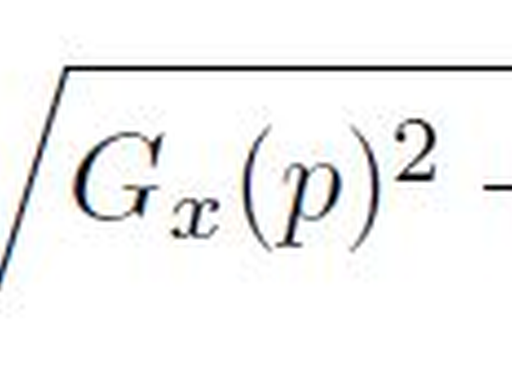
%> input picture labs/in_lab_documents_codes/lab3/gradient_mag.JPG (cropped and resized to the size of MATLAB's example picture), 512 x 384 px, given in place of peppers.png, which was not available
$ octave lab3.m   (GNU Octave 9; MATLAB toolbox functions it lacks are replaced by stand-ins)
%> lines starting %> are read from the running program, lines starting %| are printed output that depends on the picture; in (x1, y1, x2, y2) boxes, pixels count from 0 and x2, y2 are one past the last pixel; in counts of white or black regions, pixels touching at a corner belong together; the program's own positions count from 1; pictures that were not available may be replaced by others from this repository, and a replacement may not be noted
### labs/in_lab_documents_codes/lab3/lab3sobel.m
function [I_edge] = lab3sobel(I, T)

[row, col, ch] = size(I);
if ch == 3
   Im = rgb2gray(I);
end

[Gx, Gy] = lab2sobelfilt(Im); %using sobel filt, find the horizontal and vertical filtered im's
G_mag = sqrt(Gx.^2+Gy.^2); %find the gradient for each point
I_edge = zeros(size(G_mag));
I_edge(find(G_mag>T)) = 255; %check if the pixel gradient passes the treshold

figure;
subplot(2,3,1)
imshow(I)
title("original image");

subplot(2,3,2)
imshow(uint8(Gx))
title("x");

subplot(2,3,3)
imshow(uint8(Gy))
title("y");

subplot(2,3,5), imshow(uint8(G_mag))
title("gradient image");
subplot(2,3,6), imshow(uint8(I_edge))
title("edge image");

end

### labs/in_lab_documents_codes/lab3/lab2sobelfilt.m
function [x_filtered, y_filtered] = lab2sobelfilt(img)

    [row, col, ch] = size(img);
    if (ch == 3)
      img = rgb2gray(img);
    end

    img = double(img);
    x_Filter = [-1 0 1; -2 0 2; -1 0 1];
    y_Filter = [-1 -2 -1; 0 0 0; 1 2 1];
    k = 1;

    for i = k+1:1:row-k-1
        for j = k+1:1:col-k-1
            window = img(i-k:i+k,j-k:j+k);
            Xvalue = sum(sum(window.*x_Filter));
            Yvalue = sum(sum(window.*y_Filter));
            x_filtered(i,j) = Xvalue;
            y_filtered(i,j) = Yvalue;
        end
    end


end

### labs/in_lab_documents_codes/lab3/lab3prewitt.m
function [I_edge] = lab3prewitt(I, T)

[row, col, ch] = size(I);
if ch == 3
   I = rgb2gray(I);
end

I = double(I);
Sx = [-1 0 1;-1 0 1;-1 0 1];
Sy = [-1 -1 -1; 0 0 0; 1 1 1];

k = 1;

Gx = zeros(size(I));
Gy = zeros(size(I));

for i = k+1:1:row-k-1
    for j = k+1:1:col-k-1
        window = I(i-k:i+k,j-k:j+k);
        Xvalue = sum(sum(window.*Sx)); %pointwise convo with the mask defined above
        Yvalue = sum(sum(window.*Sy));
        Gx(i,j) = Xvalue;
        Gy(i,j) = Yvalue;
    end
end

G_mag = sqrt(Gx.^2 + Gy.^2);

I_edge = zeros(size(G_mag));

I_edge(find(G_mag > T)) = 255;

Gx = uint8(Gx);
Gy = uint8(Gy);
G_mag = uint8(G_mag);
I_edge = uint8(I_edge);
I = uint8(I);
figure;
subplot(2,3,1)
imshow(I)
title("original");

subplot(2,3,2)
imshow(Gx)
title("x");

subplot(2,3,3)
imshow(Gy)
title("y");

subplot(2,3,5)
imshow(G_mag)
title("gradient image");
subplot(2,3,6)
imshow(I_edge)
title("edge image");

end

### labs/in_lab_documents_codes/lab3/lab3log.m
function [E] = lab3log(I, T1, T2)
    [r, c, ch] = size(I);
    if ch == 3
        I = rgb2gray(I);
    end

    J = imgaussfilt(I, 1.1);
    W = [0 1 0; 1 -4 1; 0 1 0];
    G = conv2(J, W, 'same');
    E = zeros(r, c);

    k = 1;
    for i = k+1:1:r-k-1
        for j = k+1:1:c-k-1
           if abs(G(i, j)) >= T1
               if (G(i-1, j)*G(i, j)<0 || G(i+1, j)*G(i, j)<0 || G(i, j-1)*G(i, j)<0 || G(i, j+1)*G(i, j)<0)
                   if abs(G(i-1, j) - G(i, j)) >= T2 || abs(G(i+1, j) - G(i, j)) >= T2 || abs(G(i, j-1) - G(i, j)) >= T2 || abs(G(i, j+1) - G(i, j)) >= T2
                       E(i, j) = 255;
                   end
               end
           else
               if (G(i-1, j)*G(i+1, j))<0 || (G(i, j-1)*G(i, j+1))<0
                   if abs(G(i, j+1) - G(i, j-1))/2 >= T2 || abs(G(i-1, j)- G(i+1, j))/2 >= T2
                       E(i, j) = 255;
                   end
               end

           end
        end
    end

    figure
    subplot(1, 3, 1)
    imshow(uint8(I))
    title('Original Image')

    subplot(1, 3, 2)
    imshow(G, [])
    title('Laplacian of the Image')

    subplot(1, 3, 3)
    imshow(E)
    title('LoG Edges')
end

### labs/in_lab_documents_codes/lab3/lab3.m
%% Lab3 Edge Detection

%% Sobel Operator
clear all;close all;clc;
img = imread('peppers.png');
%> img is the input picture: size 384x512x3 uint8; mean R, G, B 242.2, 242.4, 242.2
T =100;
I_edge = lab3sobel(img, T);
%> after the loop in lab2sobelfilt, `for i = k+1:1:row-k-1`:
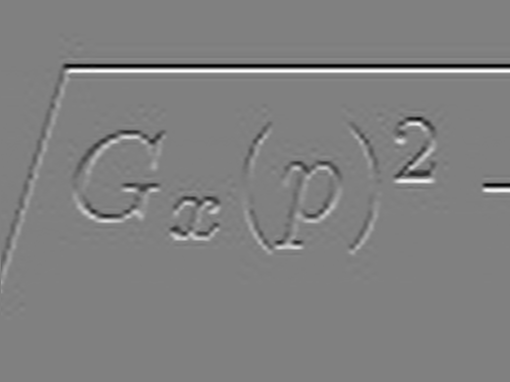
%> y_filtered: size 382x510 double; min -600, max 592, mean 0; drawn with min black and max white
%> in lab3sobel, `I_edge(find(G_mag>T)) = 255;`:
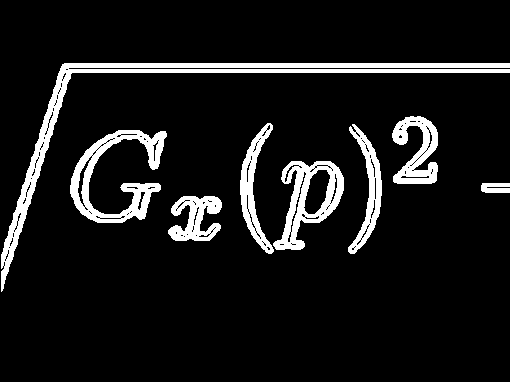
%> I_edge: size 382x510 double; 9.5% white; 8 white regions, largest, box (x1, y1, x2, y2) and area: (1, 63, 510, 292) 6457, (70, 130, 167, 223) 3126, (273, 161, 344, 250) 2533


%% Problem 2: Prewitt
clear all;close all;clc;
img = imread('eye.JPG');
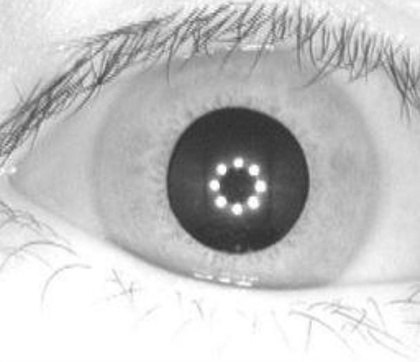
%> input picture labs/in_lab_documents_codes/lab3/eye.JPG, 420 x 362 px, shrunk from 608 x 524 before the run
%> img is the input picture: size 362x420x3 uint8; min 46, max 255, mean 195.3
T = 5;
I_edge = lab3prewitt(img, T);
%> after the loop in lab3prewitt, `for i = k+1:1:row-k-1`:
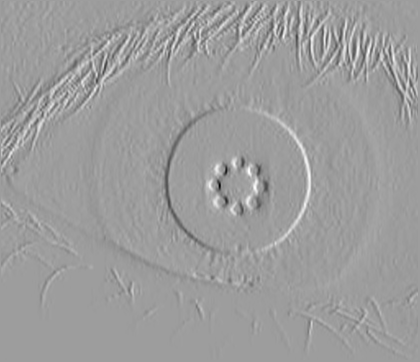
%> Gx: size 362x420 double; min -431, max 269, mean -0.1; drawn with min black and max white
%> after the loop in lab3prewitt, `for i = k+1:1:row-k-1`:
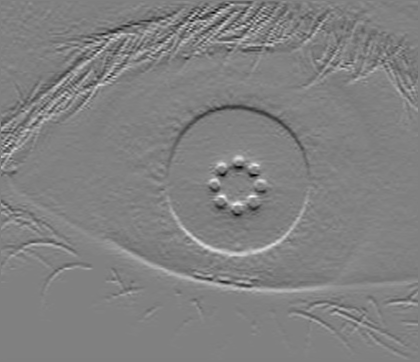
%> Gy: size 362x420 double; min -302, max 295, mean 0.3; drawn with min black and max white
%> in lab3prewitt, `I_edge(find(G_mag > T)) = 255;`: I_edge: size 362x420 double; 76.1% white; 2984 black regions (2877 under 20 px), largest, box (x1, y1, x2, y2) and area: (0, 0, 420, 362) 23100, (59, 120, 96, 189) 689, (391, 142, 411, 178) 264

%% Problem 3: Laplacian

clear all;close all;clc;
I2 = imread('eye.JPG');
G = lab3log(I2, 10000000000000000, 5); %t1: noise treshold, t2: slope treshold
%> in lab3log, `G = conv2(J, W, 'same');`:
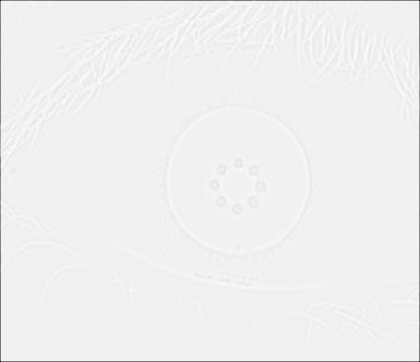
%> G: size 362x420 double; min -504, max 29, mean -2.4; drawn with min black and max white
%> after the loop in lab3log, `for i = k+1:1:r-k-1`:
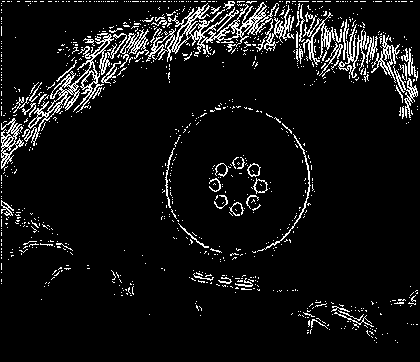
%> E: size 362x420 double; 7.4% white in thin lines or dots
